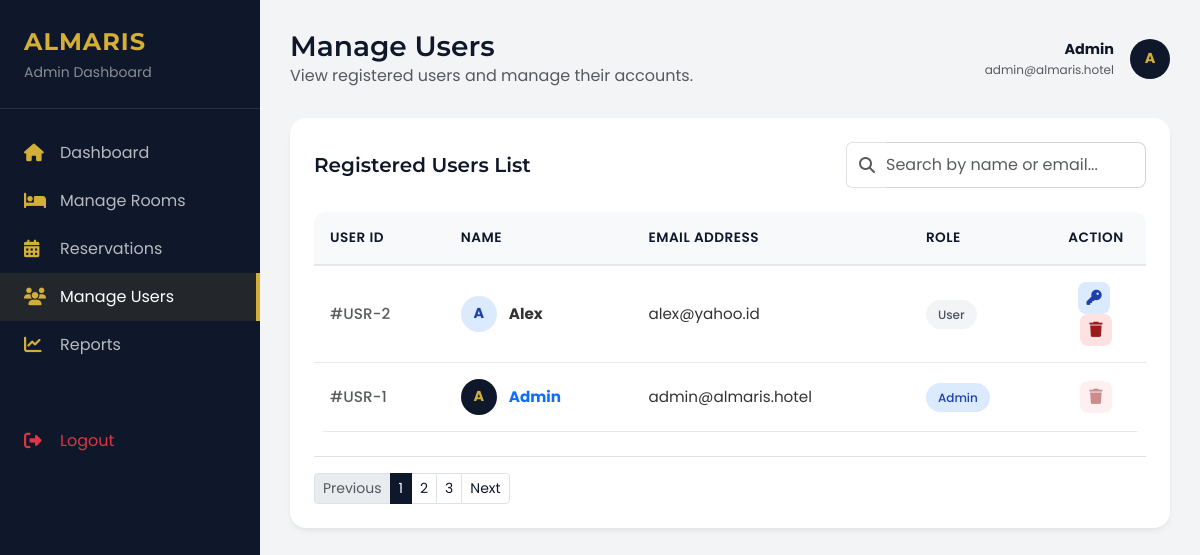
Page /admin/user.php (signed in) on the committed database.
### tables this page shows
CREATE TABLE `users` (
  `id_user` int(11) NOT NULL,
  `nama` varchar(100) NOT NULL,
  `email` varchar(100) NOT NULL,
  `password` varchar(255) NOT NULL,
  `role` enum('admin','user') NOT NULL DEFAULT 'user',
  `created_at` timestamp NOT NULL DEFAULT current_timestamp()
);

### admin/user.php (the view, shortened to what this page needs)
<?php
require_once '../config/koneksi.php';
$adminName = $_SESSION['nama'] ?? 'Admin';
$adminId = $_SESSION['user_id'];
$queryAdmin = $koneksi->query("SELECT email FROM users WHERE id_user = $adminId");
$adminEmail = $queryAdmin->fetch_assoc()['email'] ?? 'admin@almaris.com';
$queryUsers = $koneksi->query("SELECT * FROM users ORDER BY created_at DESC");
$users = $queryUsers->fetch_all(MYSQLI_ASSOC);
?>
<!DOCTYPE html>
<html lang="en">
<head>
    <link href="https://cdn.jsdelivr.net/npm/bootstrap@5.3.0/dist/css/bootstrap.min.css" rel="stylesheet">
    <link rel="stylesheet" href="https://cdnjs.cloudflare.com/ajax/libs/font-awesome/6.4.0/css/all.min.css">
</head>
<body>
    <nav id="sidebar">
        <div class="sidebar-header">
            <div class="brand-text">ALMARIS</div>
            <small style="color: rgba(255,255,255,0.5);">Admin Dashboard</small>
        </div>
        <div class="nav-menu">
            <a href="dashboard.php" class="nav-item">
                <i class="fas fa-home"></i> Dashboard
            </a>
            <a href="kamar.php" class="nav-item">
                <i class="fas fa-bed"></i> Manage Rooms
            </a>
            <a href="reservasi.php" class="nav-item">
                <i class="fas fa-calendar-alt"></i> Reservations
            </a>
            <a href="user.php" class="nav-item active">
                <i class="fas fa-users"></i> Manage Users
            </a>
            <a href="laporan.php" class="nav-item">
                <i class="fas fa-chart-line"></i> Reports
            </a>
            <a href="../logout.php" class="nav-item mt-5 text-danger">
                <i class="fas fa-sign-out-alt text-danger"></i> Logout
            </a>
        </div>
    </nav>
    <main id="main-content">
        <div class="page-header">
            <div>
                <h1 class="page-title">Manage Users</h1>
                <p class="text-muted mb-0">View registered users and manage their accounts.</p>
            </div>
            <div class="user-profile d-flex align-items-center">
                <div class="text-end me-3">
                    <div class="fw-bold" style="font-size: 0.9rem; color: var(--primary);"><?= htmlspecialchars($adminName) ?></div>
                    <div class="text-muted" style="font-size: 0.75rem;"><?= htmlspecialchars($adminEmail) ?></div>
                </div>
                <div class="user-avatar" style="margin-right: 0; width: 40px; height: 40px;">
                    <?= strtoupper(substr($adminName, 0, 1)) ?>
                </div>
            </div>
        </div>
        <div class="modern-card">
            <div class="d-flex justify-content-between align-items-center mb-4">
                <h5 class="mb-0" style="color: var(--primary); font-weight: 600;">Registered Users List</h5>
                <div class="input-group" style="width: 300px;">
                    <span class="input-group-text bg-white border-end-0"><i class="fas fa-search text-muted"></i></span>
                    <input type="text" class="form-control search-input border-start-0 ps-0" placeholder="Search by name or email...">
                </div>
            </div>
            <div class="table-responsive">
                <table class="table table-hover">
                    <thead>
                        <tr>
                            <th>User ID</th>
                            <th>Name</th>
                            <th>Email Address</th>
                            <th>Role</th>
                            <th width="100" class="text-center">Action</th>
                        </tr>
                    </thead>
                    <tbody>
                        <?php if (empty($users)): ?>
                            <tr>
                                <td colspan="5" class="text-center py-4 text-muted">No users found.</td>
                            </tr>
                        <?php else: ?>
                            <?php foreach ($users as $u): ?>
                                <?php
                                    $firstLetter = strtoupper(substr($u['nama'], 0, 1));
                                    $isAdmin = ($u['role'] === 'admin');
                                    $avatarStyle = $isAdmin
                                        ? "background-color: var(--primary); color: var(--accent);"
                                        : "background-color: #DBEAFE; color: #1E40AF;";
                                ?>
                                <tr>
                                    <td><span class="text-muted fw-medium">#USR-<?= htmlspecialchars($u['id_user']) ?></span></td>
                                    <td>
                                        <div class="d-flex align-items-center">
                                            <div class="user-avatar" style="<?= $avatarStyle ?>"><?= $firstLetter ?></div>
                                            <span class="fw-bold <?= $isAdmin ? 'text-primary' : '' ?>"><?= htmlspecialchars($u['nama']) ?></span>
                                        </div>
                                    </td>
                                    <td><?= htmlspecialchars($u['email']) ?></td>
                                    <td><span class="role-badge <?= $isAdmin ? 'role-admin' : 'role-user' ?>"><?= ucfirst(htmlspecialchars($u['role'])) ?></span></td>
                                    <td class="text-center">
                                        <?php if ($isAdmin): ?>
                                            <button class="action-btn btn-delete" title="Delete User" disabled style="opacity: 0.5; cursor: not-allowed;">
                                                <i class="fas fa-trash"></i>
                                            </button>
                                        <?php else: ?>
                                            <button class="action-btn btn-edit me-1" onclick="openPasswordModal(<?= $u['id_user'] ?>, '<?= htmlspecialchars(addslashes($u['nama'])) ?>')" title="Change Password">
                                                <i class="fas fa-key"></i>
                                            </button>
                                            <button class="action-btn btn-delete" onclick="confirmDelete(<?= $u['id_user'] ?>)" title="Delete User">
                                                <i class="fas fa-trash"></i>
                                            </button>
                                        <?php endif; ?>
                                    </td>
                                </tr>
                            <?php endforeach; ?>
                        <?php endif; ?>
                    </tbody>
                </table>
            </div>
            <div class="d-flex justify-content-between align-items-center mt-4 pt-3 border-top">
                <nav>
                    <ul class="pagination pagination-sm mb-0">
                        <li class="page-item disabled"><a class="page-link" href="#">Previous</a></li>
                        <li class="page-item active"><a class="page-link" href="#" style="background-color: var(--primary); border-color: var(--primary);">1</a></li>
                        <li class="page-item"><a class="page-link" href="#" style="color: var(--primary);">2</a></li>
                        <li class="page-item"><a class="page-link" href="#" style="color: var(--primary);">3</a></li>
                        <li class="page-item"><a class="page-link" href="#" style="color: var(--primary);">Next</a></li>
                    </ul>
                </nav>
            </div>
        </div>
    </main>
</body>
</html>

### admin/user.php (style rules this page uses)
:root { --primary: #0F172A; --accent: #D4AF37; --bg-main: #F3F4F6; --bg-white: #FFFFFF; --text-main: #333333; --text-muted: #6B7280; }
body { font-family: 'Poppins', sans-serif; background-color: var(--bg-main); color: var(--text-main); }
h1, h2, h3, h4, h5, h6, .brand-text { font-family: 'Montserrat', sans-serif; }
#sidebar { width: 260px; position: fixed; top: 0; left: 0; height: 100vh; background-color: var(--primary); color: var(--bg-white); z-index: 1000; transition: all 0.3s; }
.sidebar-header { padding: 24px; border-bottom: 1px solid rgba(255,255,255,0.1); }
.sidebar-header .brand-text { color: var(--accent); font-weight: 700; font-size: 1.5rem; letter-spacing: 1px; }
.nav-menu { padding: 20px 0; }
.nav-item { padding: 12px 24px; color: rgba(255,255,255,0.7); display: flex; align-items: center; text-decoration: none; transition: 0.3s; }
.nav-item:hover, .nav-item.active { color: var(--bg-white); background-color: rgba(212, 175, 55, 0.1); border-right: 4px solid var(--accent); }
.nav-item i { width: 24px; margin-right: 12px; font-size: 1.1rem; color: var(--accent); }
#main-content { margin-left: 260px; padding: 30px; }
.page-header { display: flex; justify-content: space-between; align-items: center; margin-bottom: 30px; }
.page-title { font-size: 1.75rem; font-weight: 600; color: var(--primary); margin: 0; }
.modern-card { background: var(--bg-white); border-radius: 16px; border: none; box-shadow: 0 4px 6px -1px rgba(0, 0, 0, 0.05), 0 2px 4px -1px rgba(0, 0, 0, 0.03); padding: 24px; margin-bottom: 24px; }
.table-responsive { border-radius: 12px; overflow: hidden; }
.table { margin-bottom: 0; }
.table thead th { background-color: #F8F9FA; color: var(--primary); font-weight: 600; font-size: 0.85rem; text-transform: uppercase; letter-spacing: 0.5px; border-bottom: 2px solid #E5E7EB; padding: 16px; }
.table tbody td { padding: 16px; vertical-align: middle; border-bottom: 1px solid #E5E7EB; color: var(--text-main); font-size: 0.95rem; }
.role-badge { padding: 6px 12px; border-radius: 20px; font-size: 0.75rem; font-weight: 500; }
.role-admin { background-color: #DBEAFE; color: #1E40AF; }
.role-user { background-color: #F3F4F6; color: #4B5563; }
.action-btn { width: 32px; height: 32px; display: inline-flex; align-items: center; justify-content: center; border-radius: 8px; border: none; transition: 0.2s; }
.btn-edit { background-color: #DBEAFE; color: #1E40AF; }
.btn-delete { background-color: #FEE2E2; color: #991B1B; }
.user-avatar { width: 36px; height: 36px; border-radius: 50%; background-color: var(--primary); color: var(--accent); display: flex; align-items: center; justify-content: center; font-weight: bold; font-size: 0.9rem; margin-right: 12px; }
.search-input { border-radius: 8px; padding: 10px 16px; border: 1px solid #D1D5DB; }

### rows in the picture
users: email "admin@almaris.hotel", id_user "1", nama "A", nama "Admin", role "Admin"
users: id_user "2", nama "A", nama "Alex", email "alex@yahoo.id", role "User"

### other values in the picture
$adminName "Admin"
substr($adminName, 0, 1) "A"
